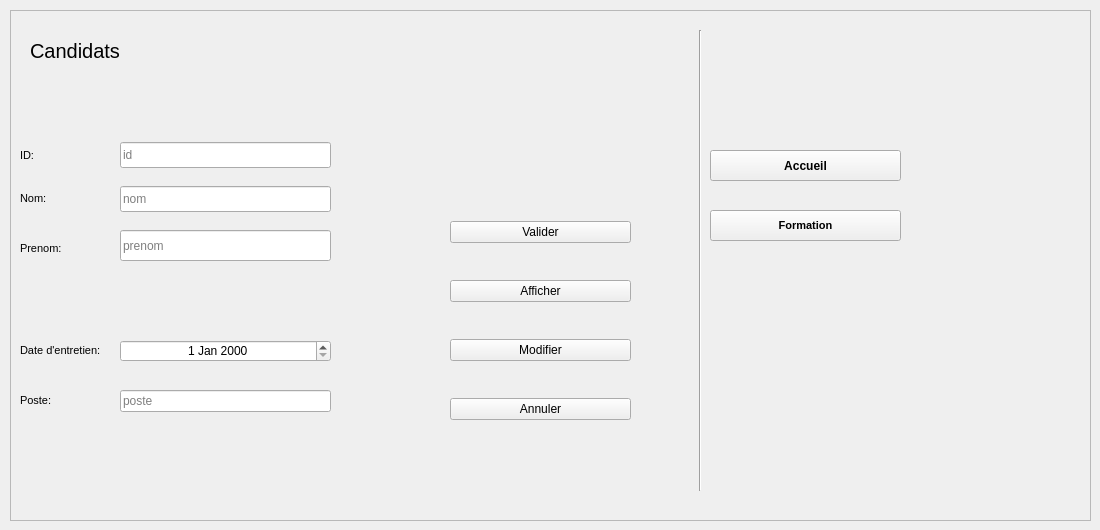
        <widget class="QWidget" name="tab_17">
         <attribute name="title">
          <string>Candidats</string>
         </attribute>
         <widget class="QFrame" name="frame">
          <property name="geometry">
           <rect>
            <x>10</x>
            <y>10</y>
            <width>1081</width>
            <height>511</height>
           </rect>
          </property>
          <property name="frameShape">
           <enum>QFrame::StyledPanel</enum>
          </property>
          <property name="frameShadow">
           <enum>QFrame::Raised</enum>
          </property>
          <widget class="QLineEdit" name="le_prenom">
           <property name="geometry">
            <rect>
             <x>110</x>
             <y>220</y>
             <width>211</width>
             <height>31</height>
            </rect>
           </property>
           <property name="placeholderText">
            <string>prenom</string>
           </property>
          </widget>
          <widget class="QLabel" name="entretien">
           <property name="geometry">
            <rect>
             <x>20</x>
             <y>30</y>
             <width>231</width>
             <height>21</height>
            </rect>
           </property>
           <property name="font">
            <font>
             <pointsize>15</pointsize>
            </font>
           </property>
           <property name="text">
            <string>Candidats</string>
           </property>
          </widget>
          <widget class="QPushButton" name="pb_formation">
           <property name="geometry">
            <rect>
             <x>700</x>
             <y>200</y>
             <width>191</width>
             <height>31</height>
            </rect>
           </property>
           <property name="font">
            <font>
             <pointsize>8</pointsize>
             <weight>75</weight>
             <bold>true</bold>
            </font>
           </property>
           <property name="text">
            <string>Formation</string>
           </property>
          </widget>
          <widget class="Line" name="line">
           <property name="geometry">
            <rect>
             <x>680</x>
             <y>20</y>
             <width>20</width>
             <height>461</height>
            </rect>
           </property>
           <property name="orientation">
            <enum>Qt::Vertical</enum>
           </property>
          </widget>
          <widget class="QWidget" name="layoutWidget">
           <property name="geometry">
            <rect>
             <x>440</x>
             <y>180</y>
             <width>181</width>
             <height>261</height>
            </rect>
           </property>
           <layout class="QVBoxLayout" name="verticalLayout_2">
            <item>
             <widget class="QPushButton" name="pb_valider">
              <property name="text">
               <string>Valider</string>
              </property>
             </widget>
            </item>
            <item>
             <widget class="QPushButton" name="pb_afficher">
              <property name="text">
               <string>Afficher</string>
              </property>
             </widget>
            </item>
            <item>
             <widget class="QPushButton" name="pb_modifier_2">
              <property name="text">
               <string>Modifier</string>
              </property>
             </widget>
            </item>
            <item>
             <widget class="QPushButton" name="pb_annuler">
              <property name="text">
               <string>Annuler</string>
              </property>
             </widget>
            </item>
           </layout>
          </widget>
          <widget class="QLabel" name="ID">
           <property name="geometry">
            <rect>
             <x>10</x>
             <y>135</y>
             <width>71</width>
             <height>21</height>
            </rect>
           </property>
           <property name="font">
            <font>
             <pointsize>8</pointsize>
            </font>
           </property>
           <property name="text">
            <string>ID:</string>
           </property>
          </widget>
          <widget class="QLabel" name="Nom">
           <property name="geometry">
            <rect>
             <x>10</x>
             <y>180</y>
             <width>55</width>
             <height>16</height>
            </rect>
           </property>
           <property name="font">
            <font>
             <pointsize>8</pointsize>
            </font>
           </property>
           <property name="text">
            <string>Nom:</string>
           </property>
          </widget>
          <widget class="QLabel" name="Prenom">
           <property name="geometry">
            <rect>
             <x>10</x>
             <y>230</y>
             <width>81</width>
             <height>16</height>
            </rect>
           </property>
           <property name="font">
            <font>
             <pointsize>8</pointsize>
            </font>
           </property>
           <property name="text">
            <string>Prenom:</string>
           </property>
          </widget>
          <widget class="QLabel" name="Date_de_entretien">
           <property name="geometry">
            <rect>
             <x>10</x>
             <y>330</y>
             <width>101</width>
             <height>21</height>
            </rect>
           </property>
           <property name="font">
            <font>
             <pointsize>8</pointsize>
            </font>
           </property>
           <property name="text">
            <string>Date d'entretien:</string>
           </property>
          </widget>
          <widget class="QLabel" name="Poste">
           <property name="geometry">
            <rect>
             <x>10</x>
             <y>380</y>
             <width>71</width>
             <height>21</height>
            </rect>
           </property>
           <property name="font">
            <font>
             <pointsize>8</pointsize>
            </font>
           </property>
           <property name="text">
            <string>Poste:</string>
           </property>
          </widget>
          <widget class="QLineEdit" name="le_id">
           <property name="geometry">
            <rect>
             <x>110</x>
             <y>132</y>
             <width>211</width>
             <height>26</height>
            </rect>
           </property>
           <property name="placeholderText">
            <string>id</string>
           </property>
          </widget>
          <widget class="QLineEdit" name="le_nom">
           <property name="geometry">
            <rect>
             <x>110</x>
             <y>176</y>
             <width>211</width>
             <height>26</height>
            </rect>
           </property>
           <property name="placeholderText">
            <string>nom</string>
           </property>
          </widget>
          <widget class="QDateEdit" name="de_date">
           <property name="geometry">
            <rect>
             <x>110</x>
             <y>330</y>
             <width>211</width>
             <height>22</height>
            </rect>
           </property>
           <property name="alignment">
            <set>Qt::AlignCenter</set>
           </property>
          </widget>
          <widget class="QPushButton" name="pb_acceuil">
           <property name="geometry">
            <rect>
             <x>700</x>
             <y>140</y>
             <width>191</width>
             <height>31</height>
            </rect>
           </property>
           <property name="font">
            <font>
             <weight>75</weight>
             <bold>true</bold>
            </font>
           </property>
           <property name="text">
            <string>Accueil</string>
           </property>
          </widget>
          <widget class="QLineEdit" name="le_poste">
           <property name="geometry">
            <rect>
             <x>110</x>
             <y>380</y>
             <width>211</width>
             <height>22</height>
            </rect>
           </property>
           <property name="placeholderText">
            <string>poste</string>
           </property>
          </widget>
         </widget>
        </widget>
